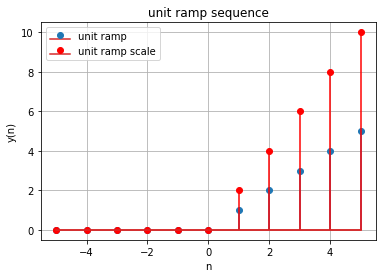

The script that drew this image:
import numpy as np 
import matplotlib.pyplot as plt

#samples
n= np.arange(-5,6,1, dtype=int)

#unit ramp sequence
unit_ramp=np.where(n>=0,n,0)

scaling_factor = 2
unit_ramp_scale=unit_ramp*scaling_factor

plt.stem(n,unit_ramp,label='unit ramp')
plt.stem(n,unit_ramp_scale,label='unit ramp scale',linefmt='r',markerfmt='ro')
plt.title('unit ramp sequence')
plt.xlabel('n')
plt.ylabel('y(n)')
plt.grid(True)
plt.legend()
